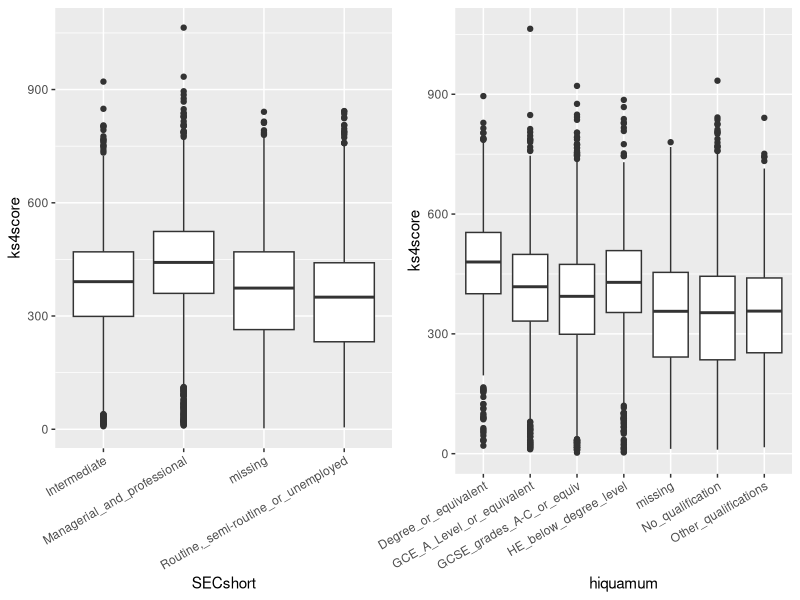
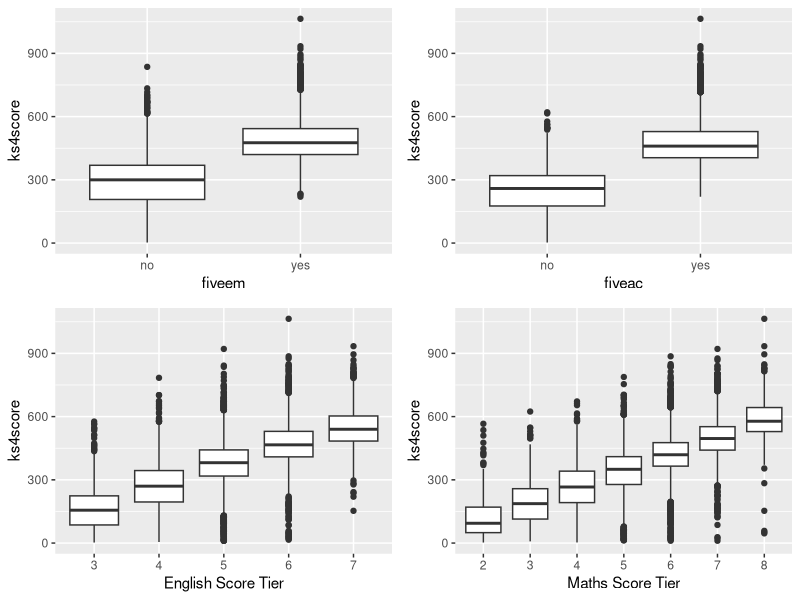
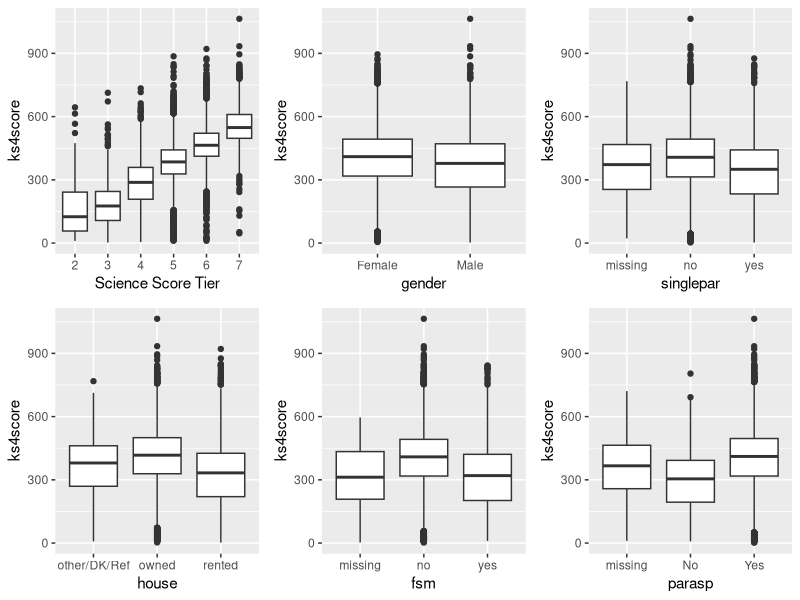
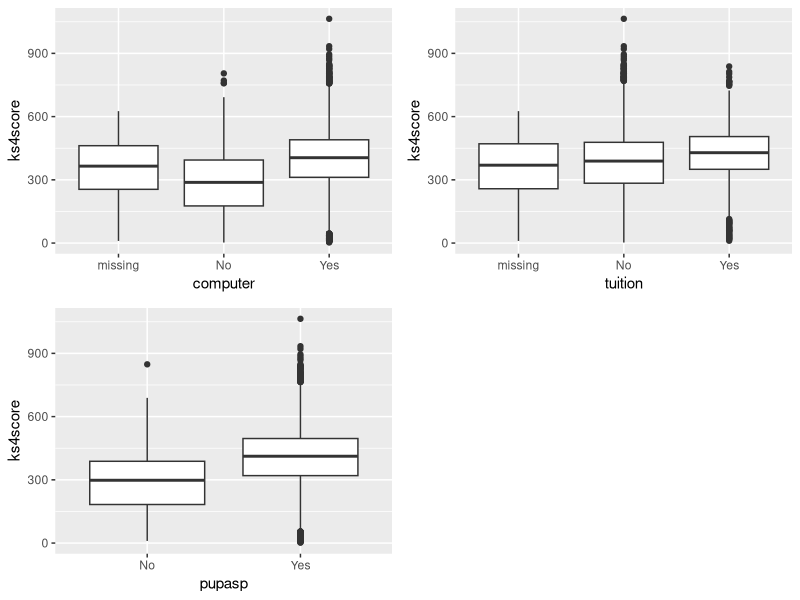
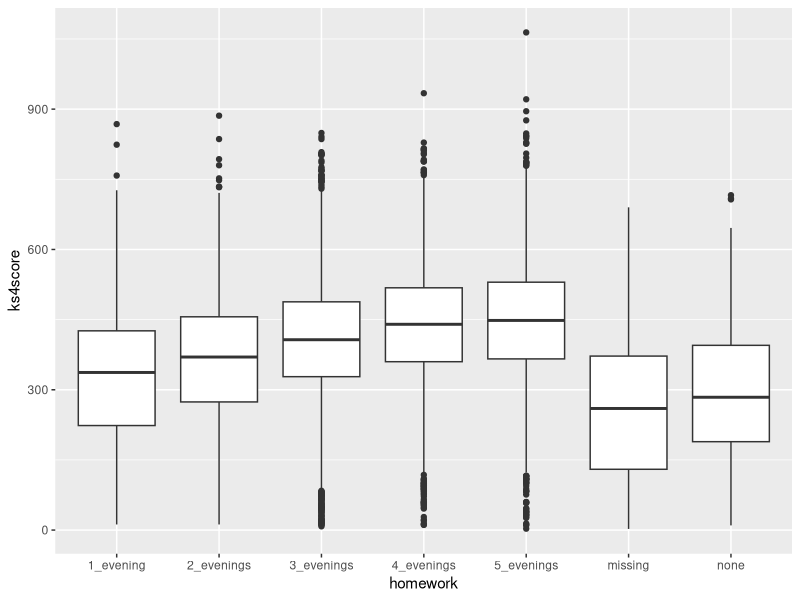
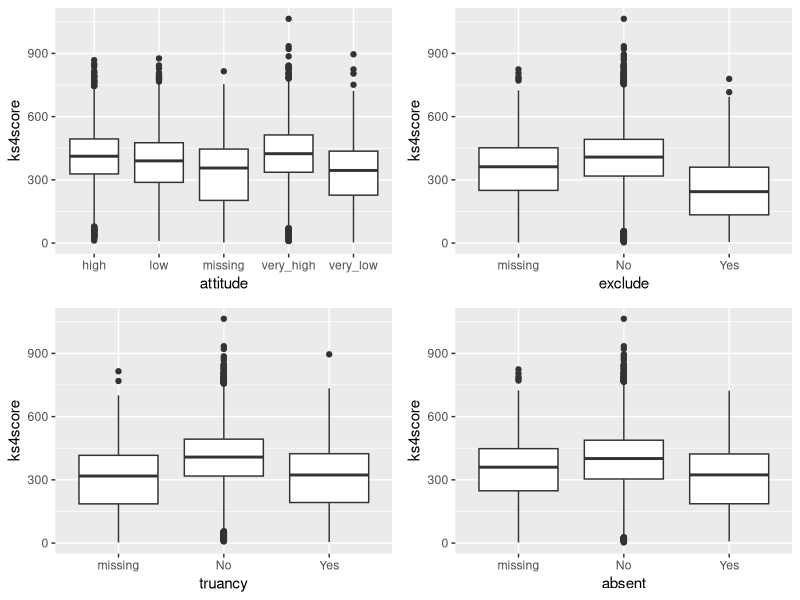
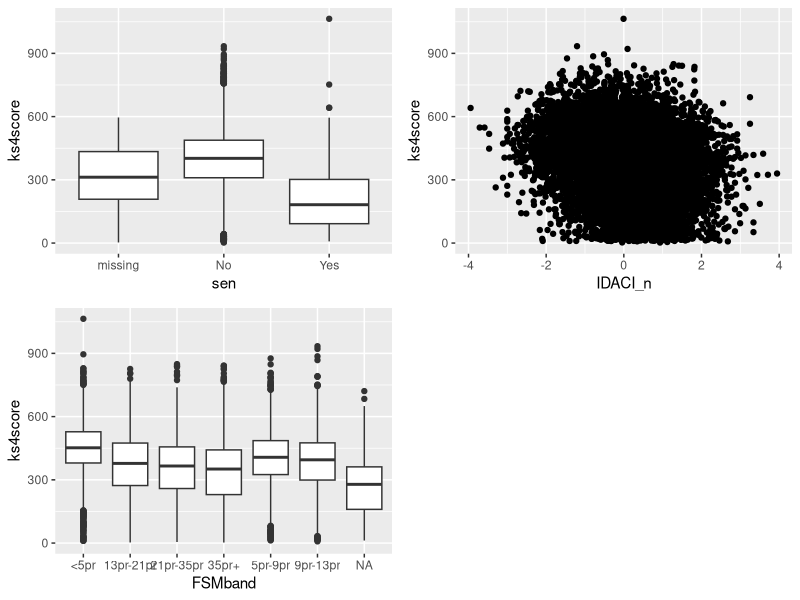
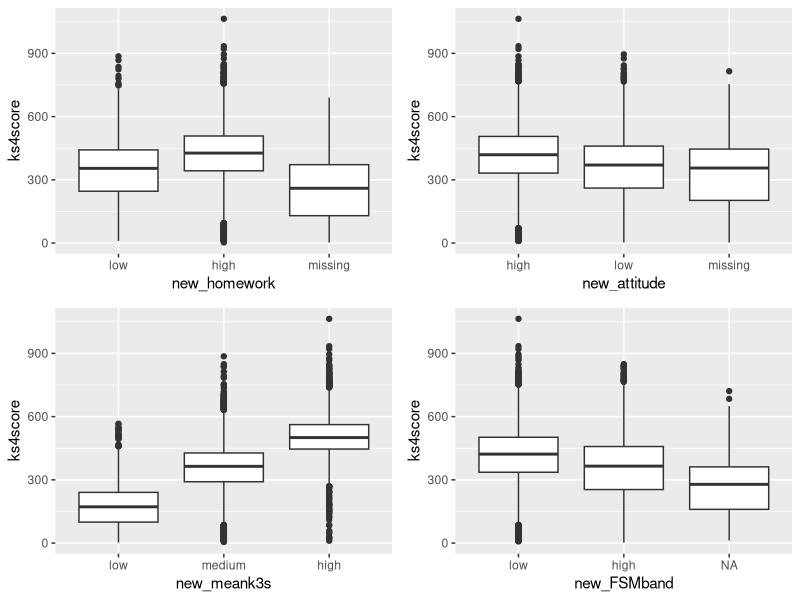

These figures' R source, in order:
library(car)
library(arm)
library(ggplot2)
library(gridExtra)


rw.data <- read.csv("RWNS_final.csv", header = TRUE,stringsAsFactors = TRUE)
head(rw.data)
summary(rw.data)
##---------plotting include missing points

p1 <- ggplot(rw.data, aes(x= fiveem, y=ks4score)) + geom_boxplot()
p2 <- ggplot(rw.data, aes(x= fiveac, y=ks4score)) + geom_boxplot()
p3 <- ggplot(rw.data, aes(x= factor(k3en), y=ks4score)) + geom_boxplot() + labs(x="English Score Tier")
p4 <- ggplot(rw.data, aes(x= factor(k3ma), y=ks4score)) + geom_boxplot() + labs(x="Maths Score Tier")
p5 <- ggplot(rw.data, aes(x= factor(k3sc), y=ks4score)) + geom_boxplot() +  labs(x="Science Score Tier")
p6 <- ggplot(rw.data, aes(x= gender, y=ks4score)) + geom_boxplot()
p7 <- ggplot(rw.data, aes(x= SECshort, y=ks4score)) + geom_boxplot() 
p8 <- ggplot(rw.data, aes(x= hiquamum, y=ks4score)) + geom_boxplot() 
p9 <- ggplot(rw.data, aes(x= singlepar, y=ks4score)) + geom_boxplot()
p10 <- ggplot(rw.data, aes(x= house, y=ks4score)) + geom_boxplot()
p11 <- ggplot(rw.data, aes(x= fsm, y=ks4score)) + geom_boxplot()
p12 <- ggplot(rw.data, aes(x= parasp, y=ks4score)) + geom_boxplot()
p13<-ggplot(rw.data, aes(x=computer, y=ks4score)) + geom_boxplot()
p14<-ggplot(rw.data, aes(x=tuition, y=ks4score)) + geom_boxplot()
p15<-ggplot(rw.data, aes(x=pupasp, y=ks4score)) + geom_boxplot()
p16<-ggplot(rw.data, aes(x=homework, y=ks4score)) + geom_boxplot()
p17<-ggplot(rw.data, aes(x=attitude, y=ks4score)) + geom_boxplot()
p18<-ggplot(rw.data, aes(x=sen, y=ks4score)) + geom_boxplot()
p19<-ggplot(rw.data, aes(x=truancy, y=ks4score)) + geom_boxplot()
p20<-ggplot(rw.data, aes(x=absent, y=ks4score)) + geom_boxplot()
p21<-ggplot(rw.data, aes(x=exclude, y=ks4score)) + geom_boxplot()
p22<-ggplot(rw.data, aes(x=IDACI_n, y=ks4score)) + geom_point()
p23<-ggplot(rw.data, aes(x=FSMband, y=ks4score)) + geom_boxplot()

p7 <- p7 +  theme(axis.text.x = element_text(angle = 30, vjust = 1, hjust=1))
p8 <- p8 + theme(axis.text.x = element_text(angle = 30, vjust = 1, hjust=1))
grid.arrange( p7, p8, ncol =2, nrow=1)
grid.arrange(p1, p2, p3, p4, ncol =2, nrow=2)
grid.arrange(p5, p6, p9, p10,p11,p12, ncol =3, nrow=2)
grid.arrange(p13,p14,p15,nrow=2)
grid.arrange(p16,nrow=1)
grid.arrange(p17,p21,p19,p20,nrow=2)
grid.arrange(p18,p22,p23,nrow=2)

##--- singlepar, house, fsm, parasp, tuition, computer, attitude, exclude, truancy, absent, sen, fsmband

#duplicate data
new.rw.data <- rw.data


##---homework
new.rw.data$new_homework <- new.rw.data$homework
levels(new.rw.data$new_homework)[levels(new.rw.data$new_homework)%in%
                                   c("none","1_evening","2_evenings")] <- "low"
levels(new.rw.data$new_homework)[levels(new.rw.data$new_homework)%in%
                                   c("3_evenings","4_evenings","5_evenings")] <- "high"
summary(new.rw.data$new_homework)
p25<-ggplot(new.rw.data, aes(x=new_homework, y=ks4score)) + geom_boxplot()

##---attitude
new.rw.data$new_attitude <- new.rw.data$attitude
levels(new.rw.data$new_attitude)[levels(new.rw.data$new_attitude)%in%
                                   c("low","very_low")] <- "low"
levels(new.rw.data$new_attitude)[levels(new.rw.data$new_attitude)%in%
                                   c("high","very_high")] <- "high"
summary(new.rw.data$new_attitude)
p27<-ggplot(new.rw.data, aes(x=new_attitude, y=ks4score)) + geom_boxplot()


##---k3ma, k3en and k3sc
cor(new.rw.data$k3en,new.rw.data$k3ma)
cor(new.rw.data$k3en,new.rw.data$k3sc)
cor(new.rw.data$k3sc,new.rw.data$k3ma)
##---the k3s have strong correlation

meank3s <- (new.rw.data$k3en+new.rw.data$k3ma+new.rw.data$k3sc)/3
table(meank3s)
meank3s <- as.factor(meank3s)
new.rw.data$meank3s <- meank3s
summary(new.rw.data)

new.rw.data$new_meank3s <- new.rw.data$meank3s
levels(new.rw.data$new_meank3s)[levels(new.rw.data$new_meank3s)%in%
                                  c("2.33333333333333","2.66666666666667","3","3.33333333333333","3.66666666666667")] <- "low"
levels(new.rw.data$new_meank3s)[levels(new.rw.data$new_meank3s)%in%
                                  c("4","4.33333333333333","4.66666666666667","5","5.33333333333333","5.66666666666667")] <- "medium"
levels(new.rw.data$new_meank3s)[levels(new.rw.data$new_meank3s)%in%
                                  c("6","6.33333333333333","6.66666666666667","7","7.33333333333333")] <- "high"
summary(new.rw.data$new_meank3s)
p24<-ggplot(new.rw.data, aes(x=new_meank3s, y=ks4score)) + geom_boxplot()


##---FSMband
new.rw.data$new_FSMband <- new.rw.data$FSMband
levels(new.rw.data$new_FSMband)[levels(new.rw.data$new_FSMband)%in%
                                  c("<5pr","5pr-9pr","9pr-13pr")] <- "low"
levels(new.rw.data$new_FSMband)[levels(new.rw.data$new_FSMband)%in%
                                  c("13pr-21pr","21pr-35pr","35pr+")] <- "high"
summary(new.rw.data$new_FSMband)
p28<-ggplot(new.rw.data, aes(x=new_FSMband, y=ks4score)) + geom_boxplot()


##---SECshort
new.rw.data$new_secshort <- new.rw.data$SECshort

levels(new.rw.data$new_secshort)[levels(new.rw.data$new_secshort) %in% c("Intermediate","Routine,_semi-routine_or_unemployed")] <- "non-professional"
levels(new.rw.data$new_secshort)[levels(new.rw.data$new_secshort) %in% c("Managerial_and_professional")] <- "professional"

summary(new.rw.data$new_secshort)
p29<-ggplot(new.rw.data, aes(x=new_secshort, y=ks4score)) + geom_boxplot()

##---hiquamum
new.rw.data$new_hiquamum <- new.rw.data$hiquamum

levels(new.rw.data$new_hiquamum)[levels(new.rw.data$new_hiquamum) %in% c("GCE_A_Level_or_equivalent","HE_below_degree_level")] <- "Pre-university-equivalent"

summary(new.rw.data$new_hiquamum)

grid.arrange(p25, p27, p24, p28, ncol =2, nrow=2)

#note
# use meank3s, remove fsm, tuition, new_secshort, idacn 


##----change the baselines
new.rw.data$SECshort <- relevel(new.rw.data$new_secshort, ref = "non-professional")
new.rw.data$hiqumum <- relevel(new.rw.data$new_hiquamum, ref = "No_qualification")
new.rw.data$singlepar <- relevel(new.rw.data$singlepar, ref = "yes")
new.rw.data$house <- relevel(new.rw.data$house, ref = "rented")
new.rw.data$fsm <- relevel(new.rw.data$fsm, ref = "yes")
new.rw.data$parasp <- relevel(new.rw.data$parasp, ref = "No")
new.rw.data$computer <- relevel(new.rw.data$computer, ref = "No")
new.rw.data$tuition <- relevel(new.rw.data$tuition, ref = "No")
new.rw.data$homework <- relevel(new.rw.data$homework, ref = "none")
new.rw.data$attitude <- relevel(new.rw.data$attitude, ref = "very_low")
new.rw.data$sen <- relevel(new.rw.data$sen, ref = "Yes")
new.rw.data$truancy <- relevel(new.rw.data$truancy, ref = "Yes")
new.rw.data$absent <- relevel(new.rw.data$absent, ref = "Yes")
new.rw.data$exclude <- relevel(new.rw.data$exclude, ref = "Yes")
new.rw.data$FSMband <- relevel(new.rw.data$new_FSMband, ref = "low")


##---first regression
ks4score.all.lm <-lm(ks4score ~ factor(fiveac)+factor(fiveem)
                     + k3en + k3ma + k3sc
                     +factor(gender)+factor(new_secshort)+factor(new_hiquamum)
                     +factor(singlepar)+factor(house)+factor(fsm)
                     +factor(parasp)+factor(computer)+factor(tuition)+factor(pupasp)
                     +factor(new_homework)+factor(new_attitude)+factor(sen)+factor(truancy)
                     +factor(absent)+factor(exclude)+IDACI_n+factor(new_FSMband)
                     ,data=new.rw.data)
Anova(ks4score.all.lm)

##---remove tuition which has the largest p-value
ks4score.all.lm2 <-lm(ks4score ~ factor(fiveac)+factor(fiveem)
                     + k3en + k3ma + k3sc
                     +factor(gender)+factor(new_secshort)+factor(new_hiquamum)
                     +factor(singlepar)+factor(house)+factor(fsm)
                     +factor(parasp)+factor(computer)+factor(pupasp)
                     +factor(new_homework)+factor(new_attitude)+factor(sen)+factor(truancy)
                     +factor(absent)+factor(exclude)+IDACI_n+factor(new_FSMband)
                     ,data=new.rw.data)
Anova(ks4score.all.lm2)

##---remove new_secshort which has the largest p-value
ks4score.all.lm3 <-lm(ks4score ~ factor(fiveac)+factor(fiveem)
                      + k3en + k3ma + k3sc
                      +factor(gender)+factor(new_hiquamum)
                      +factor(singlepar)+factor(house)+factor(fsm)
                      +factor(parasp)+factor(computer)+factor(pupasp)
                      +factor(new_homework)+factor(new_attitude)+factor(sen)+factor(truancy)
                      +factor(absent)+factor(exclude)+IDACI_n+factor(new_FSMband)
                      ,data=new.rw.data)
Anova(ks4score.all.lm3)

##---remove fsm which has the largest p-value
ks4score.all.lm4 <-lm(ks4score ~ factor(fiveac)+factor(fiveem)
                      + k3en + k3ma + k3sc
                      +factor(gender)+factor(new_hiquamum)
                      +factor(singlepar)+factor(house)
                      +factor(parasp)+factor(computer)+factor(pupasp)
                      +factor(new_homework)+factor(new_attitude)+factor(sen)+factor(truancy)
                      +factor(absent)+factor(exclude)+IDACI_n+factor(new_FSMband)
                      ,data=new.rw.data)
Anova(ks4score.all.lm4)

##---remove parasp  which has the largest p-value
ks4score.all.lm5 <-lm(ks4score ~ factor(fiveac)+factor(fiveem)
                      + k3en + k3ma + k3sc
                      +factor(gender)+factor(new_hiquamum)
                      +factor(singlepar)+factor(house)
                      +factor(computer)+factor(pupasp)
                      +factor(new_homework)+factor(new_attitude)+factor(sen)+factor(truancy)
                      +factor(absent)+factor(exclude)+IDACI_n+factor(new_FSMband)
                      ,data=new.rw.data)
Anova(ks4score.all.lm5)

vif(ks4score.all.lm5)
##---All remaining predictors are statistical significant at 5% level. 


new.rw.data.2 <- subset(new.rw.data, singlepar!="missing"&house!="other/DK/Ref"&computer!="missing"&
                          homework!="missing"&new_attitude!="missing"&sen!="missing"&
                          truancy!="missing"&absent!="missing"&exclude!="missing"&
                          new_FSMband!="NA"&new_hiquamum!="missing"&is.na(IDACI_n)==FALSE)
summary(new.rw.data.2)

#check significant predictors
ks4score.all.lm6 <-lm(ks4score ~ factor(fiveac)+factor(fiveem)
                      + k3en + k3ma + k3sc
                      +factor(gender)+factor(new_hiquamum)
                      +factor(singlepar)+factor(house)
                      +factor(computer)+factor(pupasp)
                      +factor(new_homework)+factor(new_attitude)+factor(sen)+factor(truancy)
                      +factor(absent)+factor(exclude)+IDACI_n+factor(new_FSMband)
                      ,data=new.rw.data.2)
Anova(ks4score.all.lm6)


##---remove IDACI_n  which has the largest p-value
ks4score.all.lm7 <-lm(ks4score ~ factor(fiveac)+factor(fiveem)
                      + k3en + k3ma + k3sc
                      +factor(gender)+factor(new_hiquamum)
                      +factor(singlepar)+factor(house)
                      +factor(computer)+factor(pupasp)
                      +factor(new_homework)+factor(new_attitude)+factor(sen)+factor(truancy)
                      +factor(absent)+factor(exclude)+factor(new_FSMband)
                      ,data=new.rw.data.2)
Anova(ks4score.all.lm7)

##---remove absent which has the largest p-value
ks4score.all.lm8 <-lm(ks4score ~ factor(fiveac)+factor(fiveem)
                      + k3en + k3ma + k3sc
                      +factor(gender)+factor(new_hiquamum)
                      +factor(singlepar)+factor(house)
                      +factor(computer)+factor(pupasp)
                      +factor(new_homework)+factor(new_attitude)+factor(sen)+factor(truancy)
                      +factor(exclude)+factor(new_FSMband)
                      ,data=new.rw.data.2)
Anova(ks4score.all.lm8)
vif(ks4score.all.lm8)
##---All remaining predictors are statistical significant at 5% level. 


##--k3ma, k3en, k3sc
ks4score.k3en <-lm(ks4score ~ factor(fiveac)+factor(fiveem)
                   + k3en
                   +factor(gender)+factor(new_hiquamum)
                   +factor(singlepar)+factor(house)
                   +factor(computer)+factor(pupasp)
                   +factor(new_homework)+factor(new_attitude)+factor(sen)+factor(truancy)
                   +factor(exclude)+factor(new_FSMband)
                   ,data=new.rw.data.2)
summary(ks4score.k3en)
##---Multiple R-Squared =  0.6552 RRE = 82.1 

ks4score.k3ma <-lm(ks4score ~ factor(fiveac)+factor(fiveem)
                   + k3ma 
                   +factor(gender)+factor(new_hiquamum)
                   +factor(singlepar)+factor(house)
                   +factor(computer)+factor(pupasp)
                   +factor(new_homework)+factor(new_attitude)+factor(sen)+factor(truancy)
                   +factor(exclude)+factor(new_FSMband)
                   ,data=new.rw.data.2)
summary(ks4score.k3ma)
##---Multiple R-Squared =  0.6638 RRE = 81.08

ks4score.k3sc <-lm(ks4score ~ factor(fiveac)+factor(fiveem)
                   + k3sc
                   +factor(gender)+factor(new_hiquamum)
                   +factor(singlepar)+factor(house)
                   +factor(computer)+factor(pupasp)
                   +factor(new_homework)+factor(new_attitude)+factor(sen)+factor(truancy)
                   +factor(exclude)+factor(new_FSMband)
                   ,data=new.rw.data.2)
summary(ks4score.k3sc)
##---Multiple R-Squared =  0.6606 RRE = 81.46 
##---as k3ma has the highest Multiple R-Squared value + these predictors are highly correlated (correlation & vif), omit k3en & k3sc

ks4score.all.lm9 <-lm(ks4score ~ factor(fiveac)+factor(fiveem)
                       + k3ma
                       +factor(gender)+factor(new_hiquamum)
                       +factor(singlepar)+factor(house)
                       +factor(computer)+factor(pupasp)
                       +factor(new_homework)+factor(new_attitude)+factor(sen)+factor(truancy)
                       +factor(exclude)+factor(new_FSMband)
                       ,data=new.rw.data.2)
Anova(ks4score.all.lm9)
vif(ks4score.all.lm9)

##---fiveav and fiveem

ks4score.k3ma <-lm(ks4score ~ k3ma ,data=new.rw.data.2)
summary(ks4score.k3ma)
##---Multiple R-Squared = 0.4839

ks4score.k3ma.fiveac <-lm(ks4score ~ k3ma+factor(fiveac),data=new.rw.data.2)
summary(ks4score.k3ma.fiveac)
##---Multiple R-Squared = 0.6349

ks4score.k3ma.fiveem <-lm(ks4score ~ k3ma+factor(fiveem),data=new.rw.data.2)
summary(ks4score.k3ma.fiveem)
##---Multiple R-Squared = 0.5565
##---as fiveac has the highest Multiple R-Squared value, omit fiveem
##--- both predictors are highly correlated (vif)

ks4score.all.lm10 <-lm(ks4score ~ factor(fiveac)
                       + k3ma
                       +factor(gender)+factor(new_hiquamum)
                       +factor(singlepar)+factor(house)
                       +factor(computer)+factor(pupasp)
                       +factor(new_homework)+factor(new_attitude)+factor(sen)+factor(truancy)
                       +factor(exclude)+factor(new_FSMband)
                       ,data=new.rw.data.2)
Anova(ks4score.all.lm10)
vif(ks4score.all.lm10)


##---truancy and exclude
ks4score.k3ma <-lm(ks4score ~ k3ma ,data=new.rw.data.2)
summary(ks4score.k3ma)
##---Multiple R-Squared = 0.4839

ks4score.k3ma.truancy <-lm(ks4score ~ k3ma+factor(truancy),data=new.rw.data.2)
summary(ks4score.k3ma.truancy)
##---Multiple R-Squared = 0.4943

ks4score.k3ma.exclude <-lm(ks4score ~ k3ma+factor(exclude),data=new.rw.data.2)
summary(ks4score.k3ma.exclude)
##---Multiple R-Squared = 0.504
##---as exclude has the highest Multiple R-Squared value, omit truancy


##---new_homework and pupasp
ks4score.k3ma.newhom <-lm(ks4score ~ k3ma+factor(new_homework),data=new.rw.data.2)
summary(ks4score.k3ma.newhom)
##---Multiple R-Squared = 0.4958

ks4score.k3ma.pupasp <-lm(ks4score ~ k3ma+factor(pupasp),data=new.rw.data.2)
summary(ks4score.k3ma.pupasp)
##---Multiple R-Squared = 0.4984
##---as pupasp has the highest Multiple R-Squared value, omit new_homework


#---singlepar, house and computer
ks4score.k3ma.sgp <-lm(ks4score ~ k3ma+factor(singlepar),data=new.rw.data.2)
summary(ks4score.k3ma.sgp)
##---Multiple R-Squared = 0.4883

ks4score.k3ma.house <-lm(ks4score ~ k3ma+factor(house),data=new.rw.data.2)
summary(ks4score.k3ma.house)
##---Multiple R-Squared = 0.4908

ks4score.k3ma.cpt <-lm(ks4score ~ k3ma +factor(computer),data=new.rw.data.2)
summary(ks4score.k3ma.cpt)
##---Multiple R-Squared = 0.4902
##---as house has the highest Multiple R-Squared value, omit singlepar and computer
## The estimate coefficient for the two predictors (house& signlepar) are roughly the same. it means that they have the same relationships. single parents less linkely to own a house. 

# predictor elimination sorely based on r-squared is not solid.I remember she says dont choose model purely based on maximising diagnostic statistics
# comparing computer with singlepar & house does not have a solid reason other than the boxplot
# The end product is still the same but there are some notable different in between
# I use k3ma over other k3s because it has highest r-squared. all k3s are highly correlated(vif, pearson coeff)
# I recon not to use k3mean cus she didnt teach us to combine predictors so iam a bit reluctant on this.
# I got to reject absent through f-test
# fsm sum sq is not 0 
# new_fsmband cannot be rejected if k3ma is treated as a factor but I think it's fine if we treat it as continuous as the model become easier to interpret.


ks4score.all.lm11 <-lm(ks4score ~ factor(fiveac)
                       + k3ma +factor(new_hiquamum)
                       +factor(gender)
                       +factor(house)
                       +factor(pupasp)
                       +factor(new_attitude)+factor(sen)
                       +factor(exclude)+factor(new_FSMband)
                       ,data=new.rw.data.2)
Anova(ks4score.all.lm11)
vif(ks4score.all.lm11)
summary(ks4score.all.lm11)
##---as new_FSMband is non-significant at 5% level, remove it.

final_model <- lm(ks4score ~ factor(fiveac)
                  + k3ma +factor(new_hiquamum)
                  +factor(gender)
                  +factor(house)
                  +factor(pupasp)
                  +factor(new_attitude)+factor(sen)
                  +factor(exclude)
                  ,data=new.rw.data.2)
Anova(final_model)
summary(final_model)

par(mfrow=c(2,2))
plot(final_model,which = c(1,2))
hist(final_model$residuals,main="Histogram of residuals",xlab="residuals")
